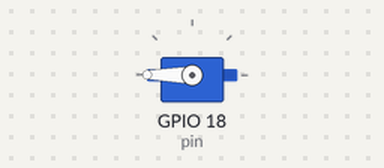
Bench run of a program on a simulated Raspberry Pi (BCM pin numbers). Parts: servo. Servo angles are drawn from the pulse width (0.5 ms = 0°, 2.5 ms = 180°).

Above: at 0.05 s.
At 1.25 s:
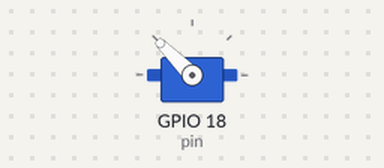
At 2.5 s:
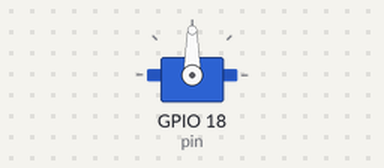
At 5.0 s:
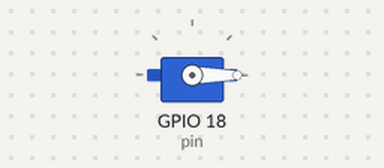
Timing chart, 0 to 6.5 s (numbered marks = the images above):
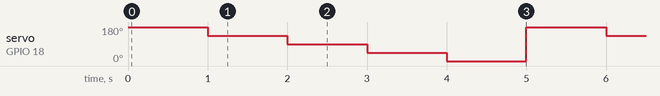

Measured:
- by itself, servo on GPIO 18 (pin): repeats every 5.0 s: 90° 1.0 s, 45° 1.0 s, 0° 1.0 s, 180° 1.0 s, 135° 1.0 s

The program:

gpio20_servo_base_test.py
```python
import RPi.GPIO as GPIO
import time

pin = 18
GPIO.setmode(GPIO.BCM)
GPIO.setup(pin, GPIO.OUT)

p = GPIO.PWM(pin, 50)
p.start(0)

try:
    while True:
        p.ChangeDutyCycle(12.5)
        time.sleep(1)
        p.ChangeDutyCycle(10.0)
        time.sleep(1)
        p.ChangeDutyCycle(7.5)
        time.sleep(1)
        p.ChangeDutyCycle(5.0)
        time.sleep(1)
        p.ChangeDutyCycle(2.5)
        time.sleep(1)

except KeyboardInterrupt:
    p.stop()

GPIO.cleanup()
```
